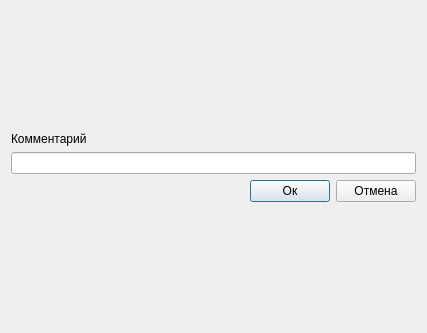
<?xml version="1.0" encoding="UTF-8"?>
<ui version="4.0">
 <class>Comment</class>
 <widget class="QDialog" name="Comment">
  <property name="geometry">
   <rect>
    <x>0</x>
    <y>0</y>
    <width>427</width>
    <height>333</height>
   </rect>
  </property>
  <property name="windowTitle">
   <string>Dialog</string>
  </property>
  <layout class="QGridLayout" name="gridLayout">
   <item row="3" column="1">
    <widget class="QPushButton" name="m_accpetBtn">
     <property name="text">
      <string>Ок</string>
     </property>
    </widget>
   </item>
   <item row="0" column="1">
    <spacer name="verticalSpacer">
     <property name="orientation">
      <enum>Qt::Orientation::Vertical</enum>
     </property>
     <property name="sizeHint" stdset="0">
      <size>
       <width>20</width>
       <height>40</height>
      </size>
     </property>
    </spacer>
   </item>
   <item row="3" column="0">
    <spacer name="horizontalSpacer">
     <property name="orientation">
      <enum>Qt::Orientation::Horizontal</enum>
     </property>
     <property name="sizeHint" stdset="0">
      <size>
       <width>40</width>
       <height>20</height>
      </size>
     </property>
    </spacer>
   </item>
   <item row="4" column="1">
    <spacer name="verticalSpacer_2">
     <property name="orientation">
      <enum>Qt::Orientation::Vertical</enum>
     </property>
     <property name="sizeHint" stdset="0">
      <size>
       <width>20</width>
       <height>40</height>
      </size>
     </property>
    </spacer>
   </item>
   <item row="3" column="2">
    <widget class="QPushButton" name="m_cancelBtn">
     <property name="text">
      <string>Отмена</string>
     </property>
    </widget>
   </item>
   <item row="2" column="0" colspan="3">
    <widget class="QLineEdit" name="m_commentLine"/>
   </item>
   <item row="1" column="0">
    <widget class="QLabel" name="label">
     <property name="text">
      <string>Комментарий</string>
     </property>
    </widget>
   </item>
  </layout>
 </widget>
 <resources/>
 <connections/>
</ui>
